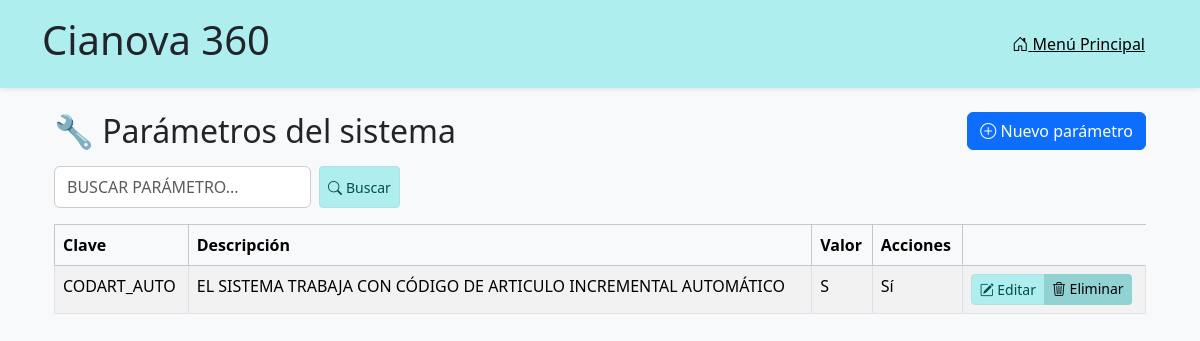
The page /articulos/parametros/ on the database as committed earlier.
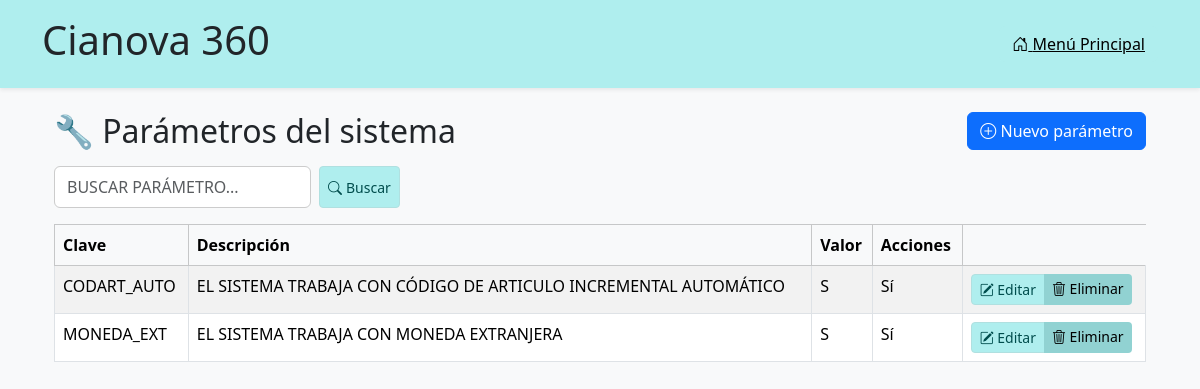
The same page on the database as committed later.
### articulos/models.py (models this page shows, shortened)
class ParametroSistema(models.Model):
    clave = models.CharField(max_length=14, unique=True)
    descripcion = models.CharField(max_length=200)
    valor = models.CharField(max_length=1, choices=[('S', 'Sí'), ('N', 'No')])

### articulos/views.py (the view)
# urls.py: path('parametros/', views.listar_parametros, name='listar_parametros'),
def listar_parametros(request):
    query = request.GET.get('buscar_parametro', '').strip().upper()
    if query:
        filtros = (
            Q(clave__icontains=query) |
            Q(descripcion__icontains=query) |
            Q(valor__icontains=query)
        )
        parametros = ParametroSistema.objects.filter(filtros)
    else:
        parametros = ParametroSistema.objects.all()
    contexto = {
        'parametros': parametros,
        'query': query
    }
    return render(request, 'articulos/listar_parametros.html', contexto)

### articulos/templates/articulos/listar_parametros.html (shortened to what this page needs)
{% extends "articulos/base.html" %}
{% block content %}
<div class="container mt-4">
  <div class="d-flex justify-content-between align-items-center mb-3">
    <h2 class="mb-0 text-institucional">🔧 Parámetros del sistema</h2>
    <a href="{% url 'agregar_parametro' %}" class="btn btn-primary">
      <i class="bi bi-plus-circle"></i> Nuevo parámetro
    </a>
  </div>
  <form method="get" class="d-flex mb-3" role="search">
    <input type="text" name="buscar_parametro" class="form-control me-2 text-uppercase" placeholder="Buscar parámetro..." value="{{ request.GET.buscar_parametro }}">
	<button type="submit" class="btn btn-sm btn-institucional d-inline-flex align-items-center gap-1">
      <i class="bi bi-search"></i> Buscar
    </button>
  </form>
  {% if parametros %}
    <table class="table table-striped table-bordered">
      <thead class="table-light">
        <tr>
          <th>Clave</th>
          <th>Descripción</th>
          <th>Valor</th>
          <th>Acciones</th>
        </tr>
      </thead>
      <tbody>
        {% for parametro in parametros %}
          <tr>
            <td class="text-uppercase">{{ parametro.clave }}</td>
            <td class="text-uppercase">{{ parametro.descripcion }}</td>
            <td>{{ parametro.valor }}</td>
            <td>{{ parametro.get_valor_display }}</td>
            <td>
              <div class="btn-group" role="group">
                <a href="{% url 'editar_parametro' parametro.id %}" class="btn btn-sm btn-institucional">
                  <i class="bi bi-pencil-square"></i> Editar
                </a>
                <a href="{% url 'eliminar_parametro' parametro.id %}"
                   class="btn btn-sm btn-institucional-danger"
                   onclick="return confirm('¿Está seguro que desea eliminar el parámetro {{ parametro.id }}?');">
                  <i class="bi bi-trash3"></i> Eliminar
                </a>
              </div>
            </td>
          </tr>
        {% endfor %}
      </tbody>
    </table>
  {% endif %}
</div>
{% endblock %}

### articulos/templates/articulos/base.html (shortened to what this page needs)
{% load static %}
<!DOCTYPE html>
<html lang="es">
<head>
  <link href="https://cdn.jsdelivr.net/npm/bootstrap@5.3.2/dist/css/bootstrap.min.css" rel="stylesheet">
  <link rel="stylesheet" href="https://cdn.jsdelivr.net/npm/bootstrap-icons@1.10.5/font/bootstrap-icons.css">
  <link rel="stylesheet" href="{% static 'articulos/css/styles.css' %}">
</head>
<body>
  <header class="bg-marca text-dark py-3 shadow-sm">
    <div class="container d-flex justify-content-between align-items-center">
	  <h1 class="text-institucional">Cianova 360</h1>
	  <nav>
        <a href="{% url 'menu_principal' %}" class="btn-aceptar btn-sm">
          <i class="bi bi-house-door"></i> Menú Principal
        </a>
      </nav>
    </div>
  </header>
  <main class="container my-4">
    {% block content %}
    {% endblock %}
  </main>
</body>
</html>

### articulos/static/articulos/css/styles.css (style rules this page uses)
body, input, button, label, textarea, select { font-family: 'Segoe UI', Arial, Helvetica, sans-serif !important; }
:root { --color-marca: rgb(175, 238, 238); --color-marca-hover: rgb(150, 220, 220); --color-cancelar: rgb(120, 180, 180); --color-cancelar-hover: rgb(100, 160, 160); --color-eliminar: rgb(100, 140, 140); --color-eliminar-hover: rgb(80, 120, 120); }
body { background-color: #f8f9fa; color: #212529; margin: 0; padding: 0; }
header { background-color: var(--color-marca); color: #212529; padding: 1rem 1.5rem; text-align: center; }
main { max-width: 800px; margin: 2rem auto; padding: 0 1rem; }
form input[type="text"], form input[type="number"], form input[type="password"], form select, form textarea { font-size: 1rem; border: 1px solid #ccc; border-radius: 6px; padding: 0.5rem 0.75rem; transition: all 0.2s ease-in-out; width: auto; }
.bg-marca { background-color: var(--color-marca); }
.btn-aceptar { background-color: var(--color-marca); border: 1px solid var(--color-marca); color: #000; font-weight: 500; border-radius: 6px; padding: 0.4rem 0.75rem; transition: background-color 0.2s ease-in-out; }
.btn-institucional { background-color: rgb(175, 238, 238); color: #000; border: none; font-weight: 500; }
.btn-institucional-danger { background-color: rgb(145, 210, 210); color: #000; border: none; }
.btn-institucional { background-color: rgb(175, 238, 238); color: #004d4d; border: 1px solid #b0e0e0; }

Rows that differ between the two databases and show on the page:
added ParametroSistema: clave "MONEDA_EXT", descripcion "EL SISTEMA TRABAJA CON MONEDA EXTRANJERA", valor "S", valor "Sí"
